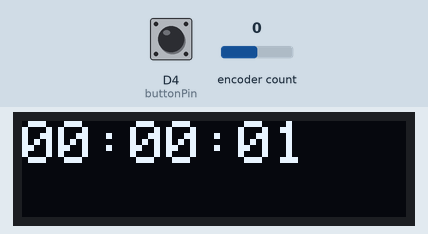
Recording of a sketch running on a simulated Arduino MKR. Parts: 128×32 one-colour display. Inputs (shaded band) come from the test bench; at power-on: D4 (buttonPin) HIGH, encoder count 0. The local clock reads 2024-03-15 10:24:30 at power-on unless the sketch sets it.

Above: at 1.6 s.
1.7 s: D4 (buttonPin) pulled LOW for 0.15 s
At 2.8 s:
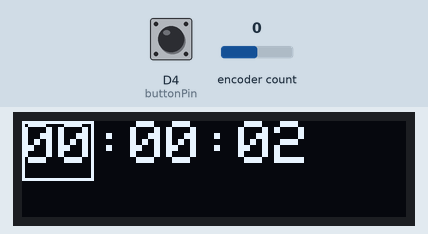
4.8 s: encoder count set to 1
At 5.3 s:
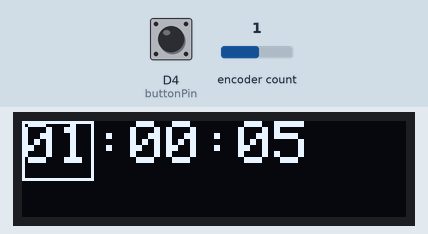
6.5 s: D4 (buttonPin) pulled LOW for 1 s
At 7.8 s:
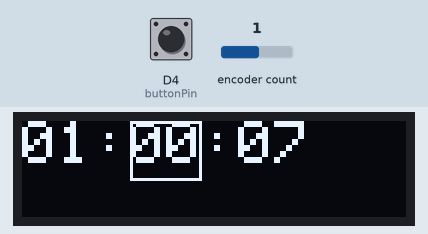
9.5 s: encoder count set to 2
At 10.4 s:
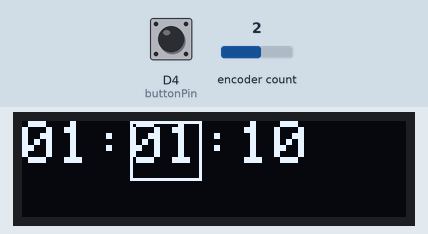
11.5 s: encoder count set to 3
At 12.8 s:
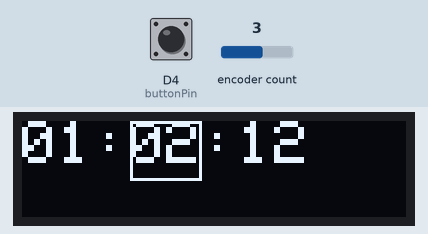
Timing chart, 0 to 14.5 s (numbered marks = the images above; inputs shaded):
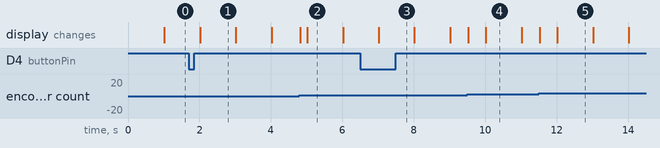

Measured:
- after the input at 1.7 s, the display: changes after 0.32 s (image 1)
- what the display in image 1 shows lasts 1.0 s, from 2.0 s to 3.0 s

The sketch:

EncoderTimeSetWithOLEDDisplay.ino
```cpp
/*
  Rotary Encoder Time Set with OLED

  Sets the time using a rotary encoder and a pushbutton
  to set hours, minutes, and seconds. Pushing the button
  changes the property that you are changing.
  Sets the time on an OLED screen

  circuit:
  - Arduino SAMD board (MKR series or Nano 33 IoT)
  - SSD1306 OLED screen
  - Encoder attached to pins 2 and 3. Pushbutton attached to pin 4.
  Other side of pushbutton is connected to ground.
  Change pin numbers to suit your board.

  created 14 Dec 2019
  modified 2 Jun 2020
  by Tom Igoe
*/
#include <Encoder.h>
#include <RTCZero.h>

const int buttonPin = 4;    // pushbutton pin
Encoder knob(2, 3);         // encoder on pins 2 and 3
int lastButtonState = LOW;  // last button state
int lastKnobState = -1;     // last knob state
int steps = 0;              // encoder step count

RTCZero rtc;
int currentProperty = 0;    // time property being changed
int lastSecond = 0;         // rtc.getSeconds()' previous value

#include <Adafruit_GFX.h>
#include <Adafruit_SSD1306.h>
#include <RTCZero.h>

#define SCREEN_WIDTH 128 // OLED display width, in pixels
#define SCREEN_HEIGHT 32 // OLED display height, in pixels

#define OLED_RESET     -1 // Reset pin
Adafruit_SSD1306 display(SCREEN_WIDTH, SCREEN_HEIGHT, &Wire, OLED_RESET);

void setup() {

  Serial.begin(9600);
  // initialize button pin and Serial and keyboard:
  pinMode(buttonPin, INPUT_PULLUP);
  // initialize clock:
  rtc.begin();
  rtc.setTime(0, 0, 0);

  // initialize the display library:
  if (!display.begin(SSD1306_SWITCHCAPVCC, 0x3C)) { // Address 0x3C for 128x32
    Serial.println("display setup failed");
    while (true);
  }
}

void loop() {
  // read the sensors:
  int buttonState = digitalRead(buttonPin);
  int knobState = knob.read();

  // if the button has changed:
  if (buttonState != lastButtonState) {
    // debounce the button:
    delay(10);
    // if button is pressed:
    if (buttonState == LOW) {
      // increment currentProperty:
      currentProperty++;
      // limit it to three possible values (h, m, s)
      currentProperty %= 4;
    }
    // save current state for next time through the loop:
    lastButtonState = buttonState;
  }

  // compare current and last knob state:
  int knobChange = knobState - lastKnobState;
  // if it's changed by 4 or more (one step):
  if (abs(knobChange) >= 4) {
    // get the direction (-1 or 1):
    int knobDirection = (knobChange / abs(knobChange));
    // use the change to change the current time property:
    changeProperty(currentProperty, knobDirection);
    // save knobState for next time through loop:
    lastKnobState = knobState;
  }
  // print the time once a second:
  if (rtc.getSeconds() != lastSecond) {
    displayWrite(getTimeStamp());
    // save current second for future comparison:
    lastSecond = rtc.getSeconds();
  }
}

void changeProperty(int thisProperty, int changeValue) {
  int setting;
  switch (thisProperty) {
    case 0:   // nothing; time is set now
      break;
    case 1:   // hours
      setting = rtc.getHours() + changeValue;
      if (setting > 23) setting = 0;
      if (setting < 0) setting = 23;
      rtc.setHours(setting);
      break;
    case 2:   // minutes
      setting = rtc.getMinutes() + changeValue;
      if (setting > 59) setting = 0;
      if (setting < 0) setting = 59;
      rtc.setMinutes(setting);
      break;
    case 3:   // seconds
      setting = rtc.getSeconds() + changeValue;
      if (setting > 59) setting = 0;
      if (setting < 0) setting = 59;
      rtc.setSeconds(setting);
      break;
  }
  displayWrite(getTimeStamp());
}


void displayWrite(String message) {
  display.clearDisplay();
  display.setRotation(180);
  // if there's a current property,
  // draw a rect around it:
  if (currentProperty > 0) {
    int multiplier = currentProperty - 1;
    int diff = ( multiplier * 24) + multiplier * 12;
    display.drawRect(diff, 0, 24, 20, 64);
  }
  display.setTextSize(2); // Draw 2X-scale text
  display.setTextColor(WHITE);
  display.setCursor(0, 0);
  display.println(message);
  display.display();
}


// format the time as hh:mm:ss
String getTimeStamp() {
  String timestamp = "";
  if (rtc.getHours() <= 9) timestamp += "0";
  timestamp += rtc.getHours();
  timestamp += ":";
  if (rtc.getMinutes() <= 9) timestamp += "0";
  timestamp += rtc.getMinutes();
  timestamp += ":";
  if (rtc.getSeconds() <= 9) timestamp += "0";
  timestamp += rtc.getSeconds();
  return timestamp;
}
```
